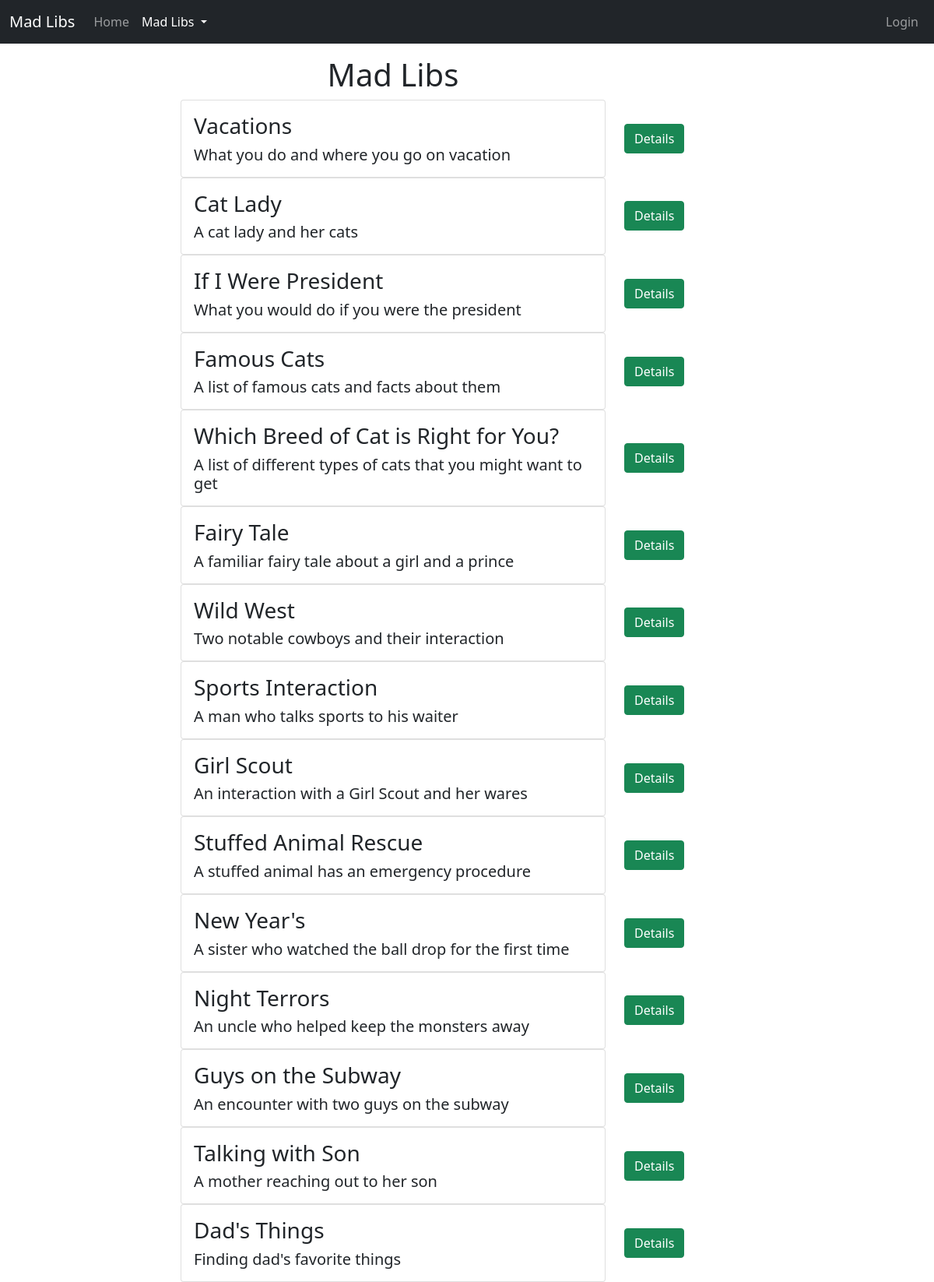
/madlibs, run on the app's committed database.
### mad_libs/models.py (models this page shows, shortened)
class MadLib(models.Model):
    mad_lib_name = models.CharField(max_length=200, unique=True)
    mad_lib_desc = models.CharField(max_length=200)
    story = models.TextField()

### mad_libs/views.py (the view)
# urls.py: path('madlibs', views.mad_libs, name='mad_libs'),
def mad_libs(request):
    context = {
        'nbar': 'mad-libs',
    }
    return render(request, 'mad_libs/mad-libs.html', context)

### mad_libs/context_processors.py (called while the page is built)
def mad_lib_list_processor(request):
    mad_lib_list = list(MadLib.objects.all())
    return {'mad_lib_list': mad_lib_list}

### mad_libs/templates/mad_libs/mad-libs.html (shortened to what this page needs)
{% extends 'mad_libs/navigation.html' %}
{% block body %}
    <div class="container mt-3">
        <div class="row align-items-center">
            <div class="col-md-6 offset-md-2">
                <h1 class="text-center">Mad Libs</h1>
            </div>
        </div>
        {% for mad_lib in mad_lib_list %}
        <div class="row align-items-center">
            <div class="col-md-6 offset-md-2">
                <div class="card">
                    <div class="card-body">
                        <h3 class="card-title">{{ mad_lib.mad_lib_name }}</h3>
                        <h5 class="card-text">{{ mad_lib.mad_lib_desc }}</h5>
                    </div>
                </div>
            </div>
            <div class="col-md-4">
                <a href="{% url 'mad_libs:mad_lib_detail' mad_lib.id%}" class="btn btn-success">Details</a>
            </div>
        </div>
        {% endfor %}
    </div>
{% endblock %}

### mad_libs/templates/mad_libs/navigation.html (shortened to what this page needs)
{% load static %}
<!doctype html>
<html lang="en">
<head>
    <link href="https://cdn.jsdelivr.net/npm/bootstrap@5.1.3/dist/css/bootstrap.min.css" rel="stylesheet">
    <link rel="stylesheet" type="text/css" href="{% static 'mad_libs/style.css' %}">
</head>
<body>
<nav class="navbar navbar-expand-lg navbar-dark bg-dark">
    <div class="container-fluid">
        <a href="#" class="navbar-brand">Mad Libs</a>
        <div class="navbar-collapse collapse" id="navigation">
            <ul class="navbar-nav me-auto">
                <li class="nav-item">
                    <a class="nav-link {% if nbar == 'home' %}active{% endif %}" href="{% url 'mad_libs:home' %}">Home</a>
                </li>
                <li class="nav-item dropdown">
                    <a class="nav-link dropdown-toggle {% if nbar == 'mad-libs' %}active{% endif %}" href="#" id="navbarDropdown" role="button" data-bs-toggle="dropdown" aria-expanded="false">
                        Mad Libs
                    </a>
                </li>
            </ul>
            <ul class="navbar-nav ms-auto">
                <li class="nav-item active me-auto">
                    {% if user.is_authenticated %}
                        <a href="{% url 'users:logout' %}" class="nav-link text-end">Logout</a>
                    {% else %}
                        <a href="{% url 'users:login' %}" class="nav-link text-end">Login</a>
                    {% endif %}
                </li>
            </ul>
        </div>
    </div>
</nav>
{% block body %}
{% endblock %}
</body>
</html>

### data on the page
MadLib: mad_lib_name "Vacations", mad_lib_desc "What you do and where you go on vacation"
MadLib: mad_lib_name "Cat Lady", mad_lib_desc "A cat lady and her cats"
MadLib: mad_lib_name "If I Were President", mad_lib_desc "What you would do if you were the president"
MadLib: mad_lib_name "Famous Cats", mad_lib_desc "A list of famous cats and facts about them"
MadLib: mad_lib_name "Which Breed of Cat is Right for You?", mad_lib_desc "A list of different types of cats that you might want to get"
MadLib: mad_lib_name "Fairy Tale", mad_lib_desc "A familiar fairy tale about a girl and a prince"
MadLib: mad_lib_name "Wild West", mad_lib_desc "Two notable cowboys and their interaction"
MadLib: mad_lib_name "Sports Interaction", mad_lib_desc "A man who talks sports to his waiter"
MadLib: mad_lib_name "Girl Scout", mad_lib_desc "An interaction with a Girl Scout and her wares"
MadLib: mad_lib_name "Stuffed Animal Rescue", mad_lib_desc "A stuffed animal has an emergency procedure"
MadLib: mad_lib_name "New Year's", mad_lib_desc "A sister who watched the ball drop for the first time"
MadLib: mad_lib_name "Night Terrors", mad_lib_desc "An uncle who helped keep the monsters away"
MadLib: mad_lib_name "Guys on the Subway", mad_lib_desc "An encounter with two guys on the subway"
MadLib: mad_lib_name "Talking with Son", mad_lib_desc "A mother reaching out to her son"
MadLib: mad_lib_name "Dad's Things", mad_lib_desc "Finding dad's favorite things"
